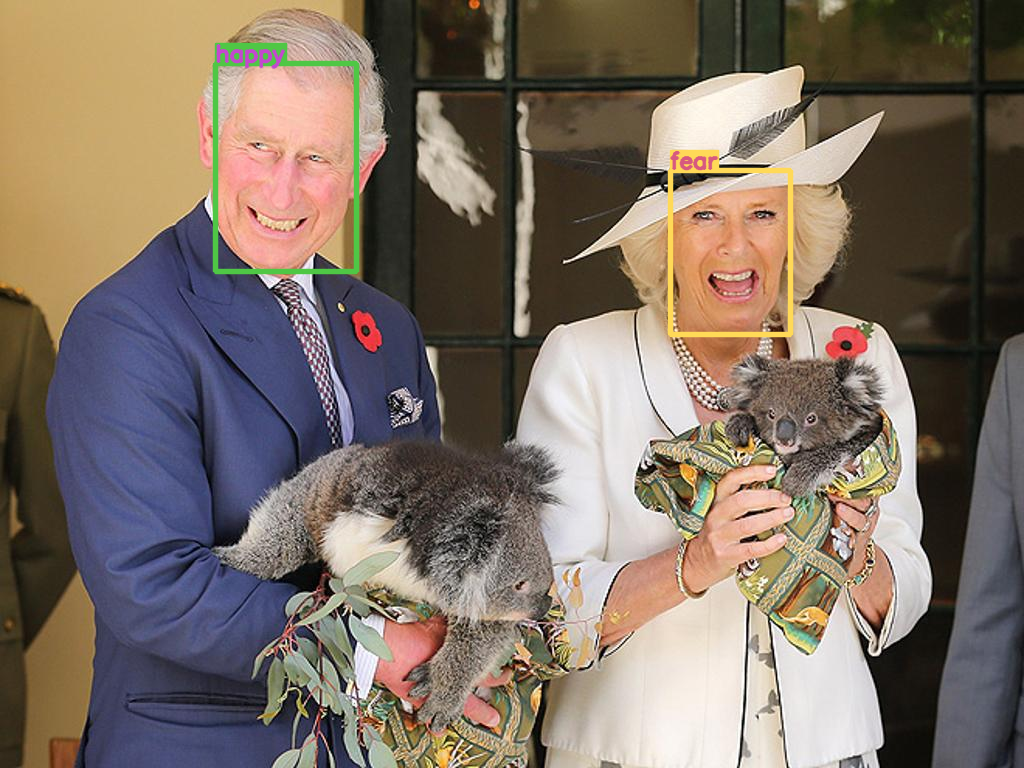
#> input picture emotion/example.png, 1024 x 768 px
$ python -i face_detector.py   (imports and definitions only)
#> lines starting #> are read from the running program, lines starting #| are printed output that depends on the picture
"""
RetinaFace-based Face Detection

Primary face detector providing:
  - High-accuracy bounding boxes
  - 5-point facial landmarks (left_eye, right_eye, nose, mouth_left, mouth_right)

Falls back to OpenCV Haar Cascade if RetinaFace is unavailable.
"""

import cv2
import numpy as np

# Try importing RetinaFace — graceful fallback if not installed
_RETINAFACE_AVAILABLE = False
try:
    from retinaface import RetinaFace as _RF
    _RETINAFACE_AVAILABLE = True
except ImportError:
    _RF = None

# Haar cascade fallback (always available via OpenCV)
_HAAR_CASCADE = cv2.CascadeClassifier(
    cv2.data.haarcascades + "haarcascade_frontalface_default.xml"
)


# [53 lines left out: functions detect_faces, _detect_retinaface, not called in this run]


def _detect_haar(image):
    """Fallback face detection using OpenCV Haar Cascade."""
    results = []
    gray = cv2.cvtColor(image, cv2.COLOR_RGB2GRAY)
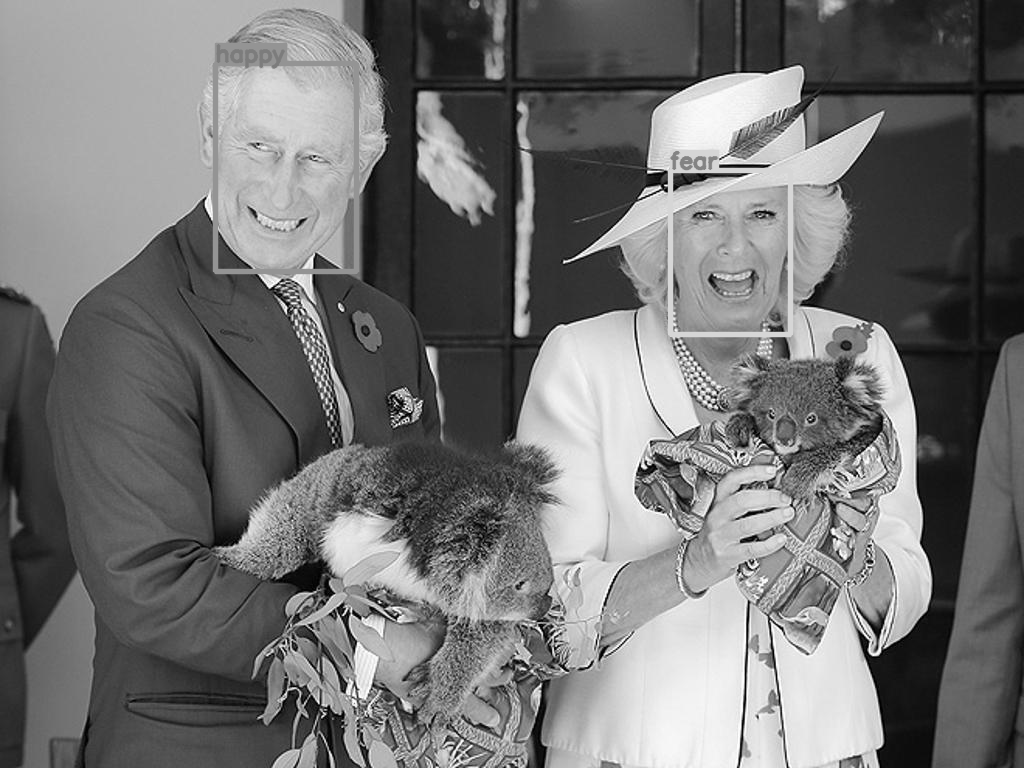
#> gray: shape (768, 1024); min 0, max 255, mean 115.3
    gray_eq = cv2.equalizeHist(gray)
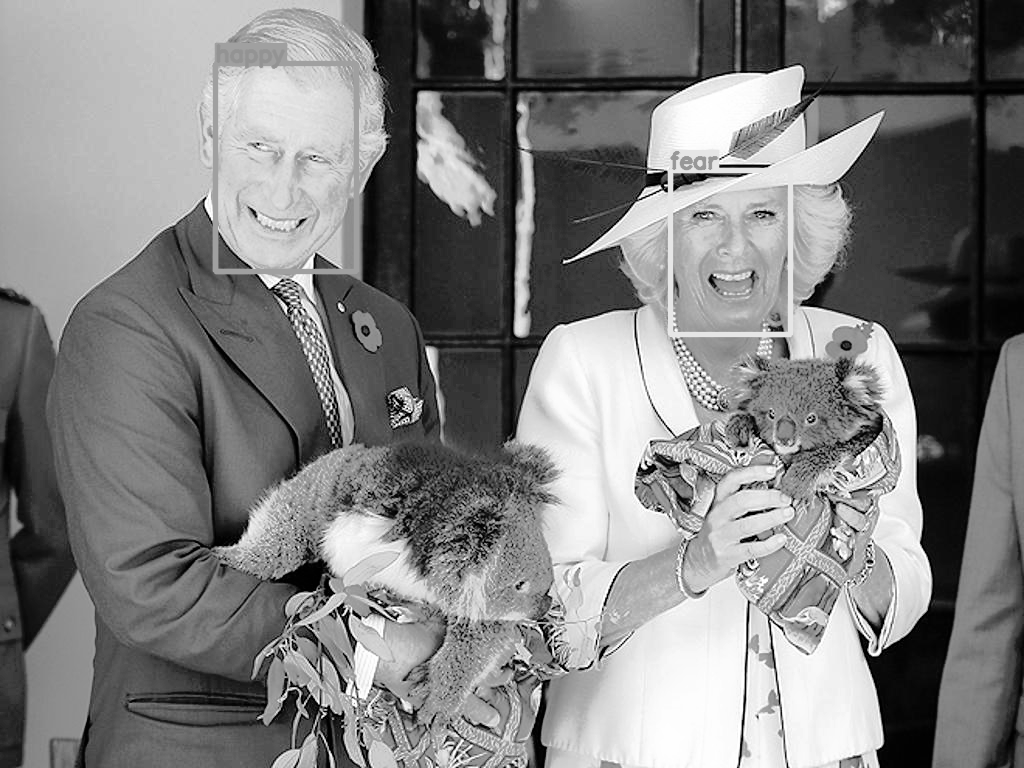
#> gray_eq: shape (768, 1024); min 0, max 255, mean 128.1
    faces = _HAAR_CASCADE.detectMultiScale(gray_eq, scaleFactor=1.05, minNeighbors=3, minSize=(40, 40))
#> faces = [[840, 343, 70, 70], [205, 94, 162, 162], [628, 113, 156, 156], [777, 446, 139, 139]]

    if faces is None or len(faces) == 0:
        return results

    for (x, y, w, h) in faces:
        x1, y1, x2, y2 = x, y, x + w, y + h

        # Estimate landmark positions from bounding box geometry
        cx, cy = x + w // 2, y + h // 2
        landmarks = {
            "left_eye": (x + int(w * 0.3), y + int(h * 0.35)),
            "right_eye": (x + int(w * 0.7), y + int(h * 0.35)),
            "nose": (cx, y + int(h * 0.55)),
            "mouth_left": (x + int(w * 0.35), y + int(h * 0.75)),
            "mouth_right": (x + int(w * 0.65), y + int(h * 0.75)),
        }

        results.append({
            "bbox": (x1, y1, x2, y2),
            "landmarks": landmarks,
            "confidence": 0.90,
        })
#> this loop made 4 passes
#> (x, y, w, h, x1, y1, x2, y2) on passes 1 to 4: (840, 343, 70, 70, 840, 343, 910, 413), (205, 94, 162, 162, 205, 94, 367, 256), (628, 113, 156, 156, 628, 113, 784, 269), (777, 446, 139, 139, 777, 446, 916, 585)
#> after the loop, results = 4 items

    return results

>>> import cv2
>>> picture = cv2.cvtColor(cv2.imread('../../../emotion/example.png'), cv2.COLOR_BGR2RGB)
>>> result = _detect_haar(picture)
#> result = 4 items

$ run again, on emotion/emotions.png
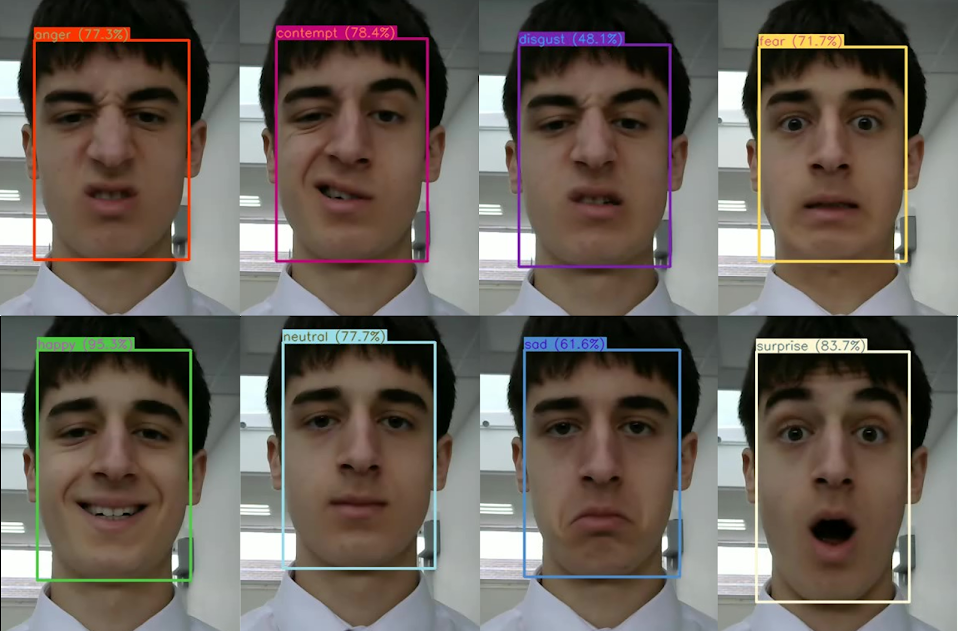
#> input picture emotion/emotions.png, 958 x 631 px
#> in _detect_haar, `gray = cv2.cvtColor(image, cv2.COLOR_RGB2GRAY)`:
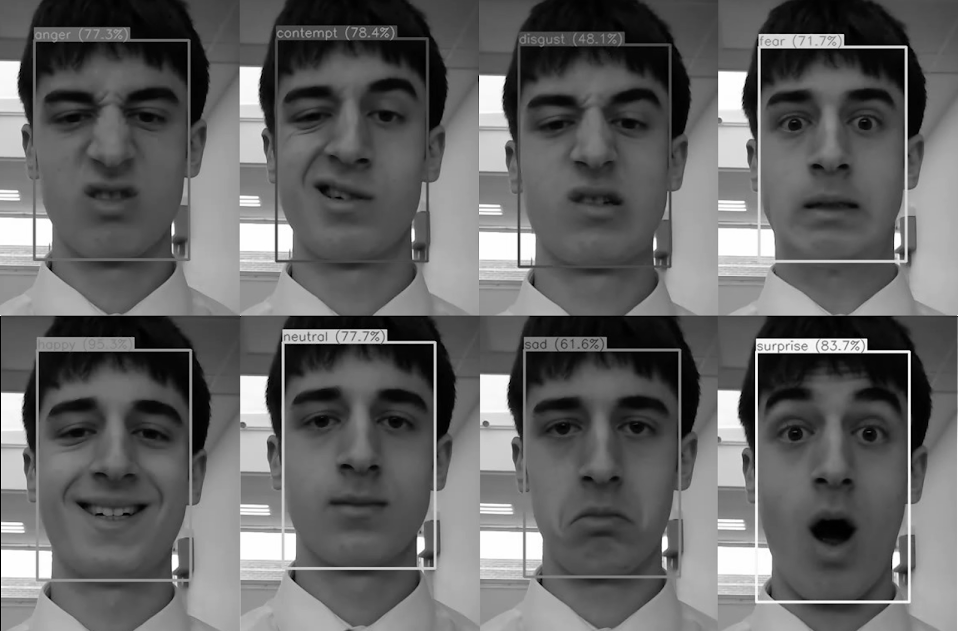
#> gray: shape (631, 958); min 0, max 255, mean 99.3
#> in _detect_haar, `gray_eq = cv2.equalizeHist(gray)`:
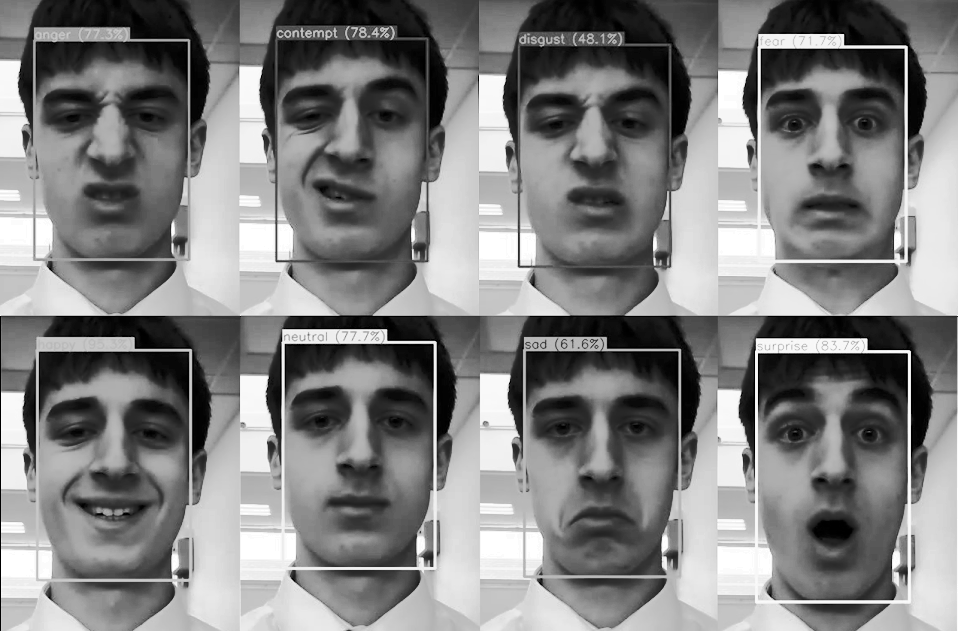
#> gray_eq: shape (631, 958); min 0, max 255, mean 127.7
#> faces = [[727, 37, 211, 211], [14, 36, 201, 201], [487, 33, 219, 219], [240, 28, 217, 217], [248, 330, 226, 226], [15, 350, 202, 202], [494, 339, 220, 220], [725, 350, 217, 217]]
#> the loop in _detect_haar, `for (x, y, w, h) in faces:` made 8 passes
#> (x, y, w, h, x1, y1, x2, y2) on passes 1 to 8: (727, 37, 211, 211, 727, 37, 938, 248), (14, 36, 201, 201, 14, 36, 215, 237), (487, 33, 219, 219, 487, 33, 706, 252), (240, 28, 217, 217, 240, 28, 457, 245), (248, 330, 226, 226, 248, 330, 474, 556), (15, 350, 202, 202, 15, 350, 217, 552), (494, 339, 220, 220, 494, 339, 714, 559), (725, 350, 217, 217, 725, 350, 942, 567)
#> after the loop in _detect_haar, `for (x, y, w, h) in faces:`: results = 8 items
